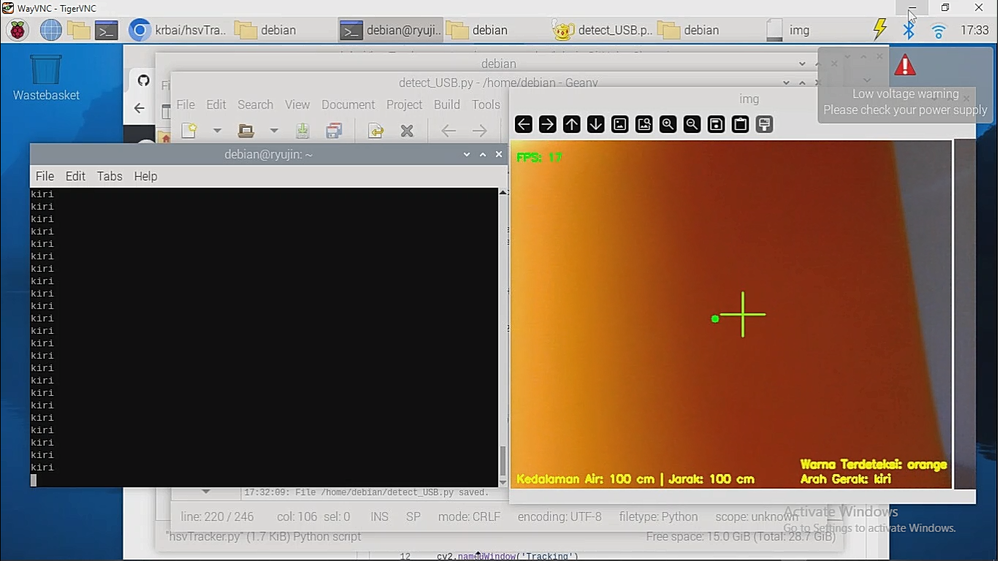
#> input picture orange_1.png, 1000 x 561 px, shrunk from 1369 x 768 before the run, given in place of the camera
$ python hsvTracker.py
#> lines starting #> are read from the running program, lines starting #| are printed output that depends on the picture; after the words box and inside, x2 and y2 are one past the last pixel; in counts of white or black regions, pixels touching at a corner belong together
import cv2
import numpy as np

# Fungsi untuk tidak melakukan apa-apa
def nothing(x):
    pass

# Inisialisasi video capture
cap = cv2.VideoCapture(1)

# Membuat window untuk menampilkan video
cv2.namedWindow('Tracking')

# Membuat trackbar untuk mengatur nilai H, S, dan V
cv2.createTrackbar('LH', 'Tracking', 0, 255, nothing)
#> slider 'LH' is set to 51
cv2.createTrackbar('LS', 'Tracking', 0, 255, nothing)
#> slider 'LS' is set to 51
cv2.createTrackbar('LV', 'Tracking', 0, 255, nothing)
#> slider 'LV' is set to 51
cv2.createTrackbar('UH', 'Tracking', 255, 255, nothing)
cv2.createTrackbar('US', 'Tracking', 255, 255, nothing)
cv2.createTrackbar('UV', 'Tracking', 255, 255, nothing)

while True:
    # Membaca frame demi frame
    ret, frame = cap.read()
#> frame is the input picture: shape (561, 1000, 3); mean B, G, R 98.6, 108.3, 125.3

    if not ret:
        break

    # Mengubah warna BGR ke HSV
    hsv = cv2.cvtColor(frame, cv2.COLOR_BGR2HSV)
#> hsv: shape (561, 1000, 3); mean H, S, V 68, 81.2, 134.9

    # Mendapatkan nilai trackbar
    l_h = cv2.getTrackbarPos('LH', 'Tracking')
    l_s = cv2.getTrackbarPos('LS', 'Tracking')
    l_v = cv2.getTrackbarPos('LV', 'Tracking')
    u_h = cv2.getTrackbarPos('UH', 'Tracking')
    u_s = cv2.getTrackbarPos('US', 'Tracking')
    u_v = cv2.getTrackbarPos('UV', 'Tracking')

    # Menentukan batas-batas warna HSV berdasarkan nilai trackbar
    lower = np.array([l_h, l_s, l_v])
    upper = np.array([u_h, u_s, u_v])

    # Membuat mask berdasarkan batas-batas warna HSV
    mask = cv2.inRange(hsv, lower, upper)
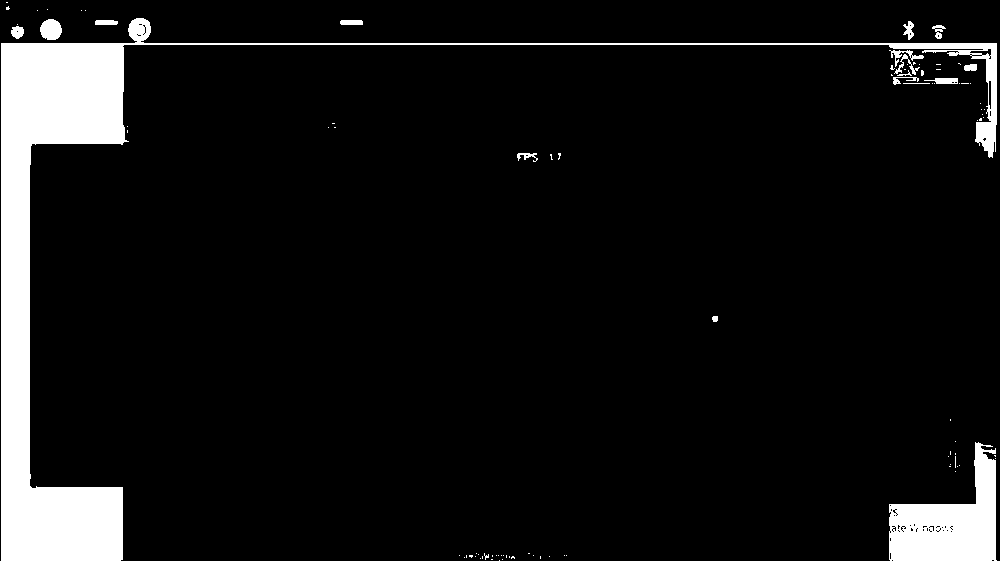
#> mask: shape (561, 1000); 7.9% white; 93 white regions (76 under 20 px), largest, box (x1, y1, x2, y2) and area: (1, 18, 997, 561) 35448, (889, 442, 997, 561) 7103, (40, 19, 62, 40) 365

    # Mengaplikasikan mask pada frame asli
    res = cv2.bitwise_and(frame, frame, mask=mask)
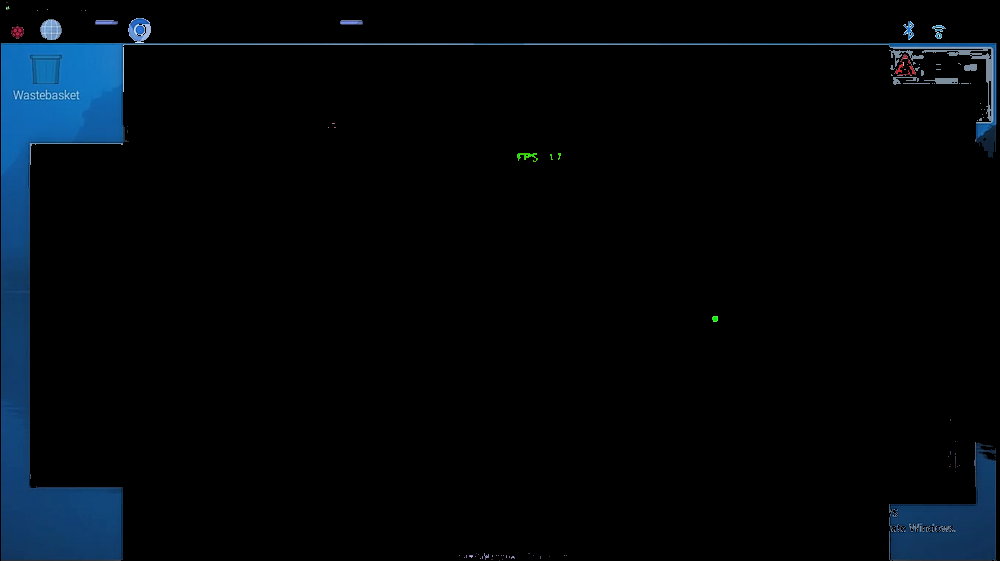
#> res: shape (561, 1000, 3); mean B, G, R 10.7, 6.6, 2.3

    # Menampilkan hasil pelacakan
    cv2.imshow('Tracking', res)

    # Menghentikan proses dengan menekan tombol 'q'
    if cv2.waitKey(1) & 0xFF == ord('q'):
#> (key q is pressed here)
        break

# Menutup video capture dan window OpenCV
cap.release()
cv2.destroyAllWindows()

$ run again, on red_1.png
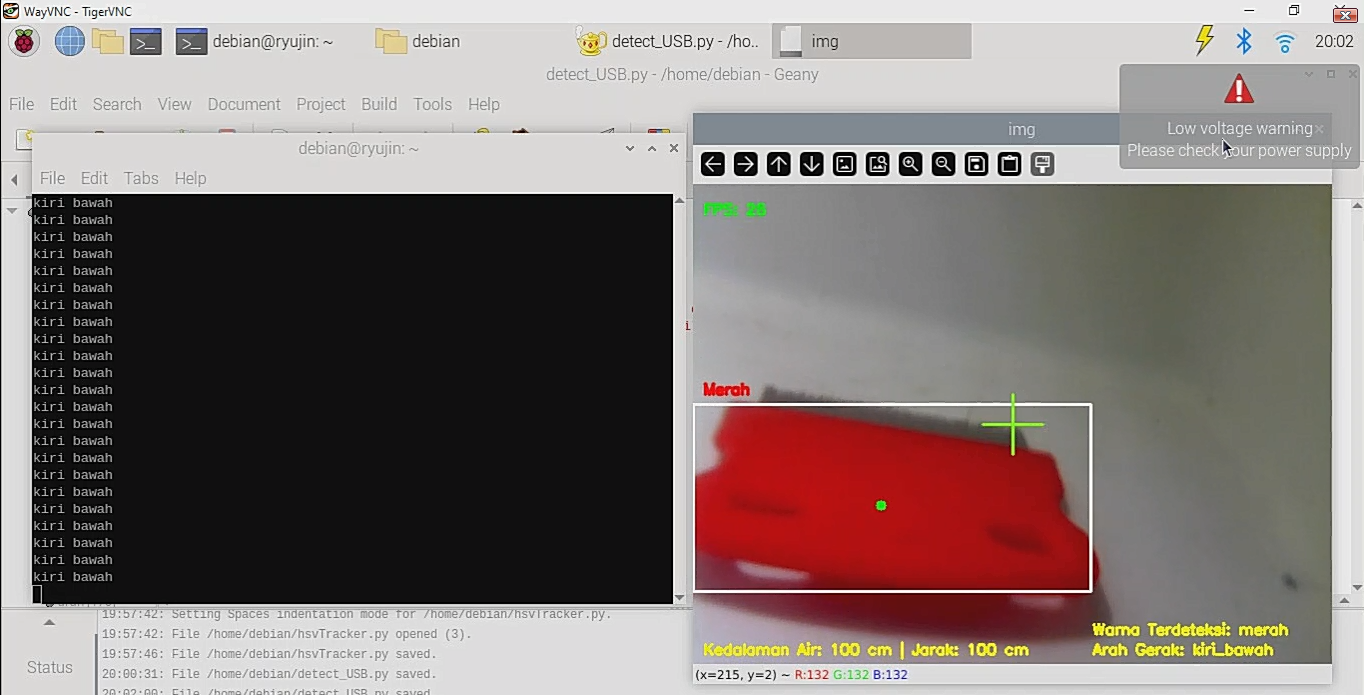
#> input picture red_1.png, 1366 x 695 px, given in place of the camera
#> frame is the input picture: shape (695, 1366, 3); mean B, G, R 116.5, 118.7, 129.6
#> hsv: shape (695, 1366, 3); mean H, S, V 70.2, 29.2, 130.4
#> `mask = cv2.inRange(hsv, lower, upper)`:
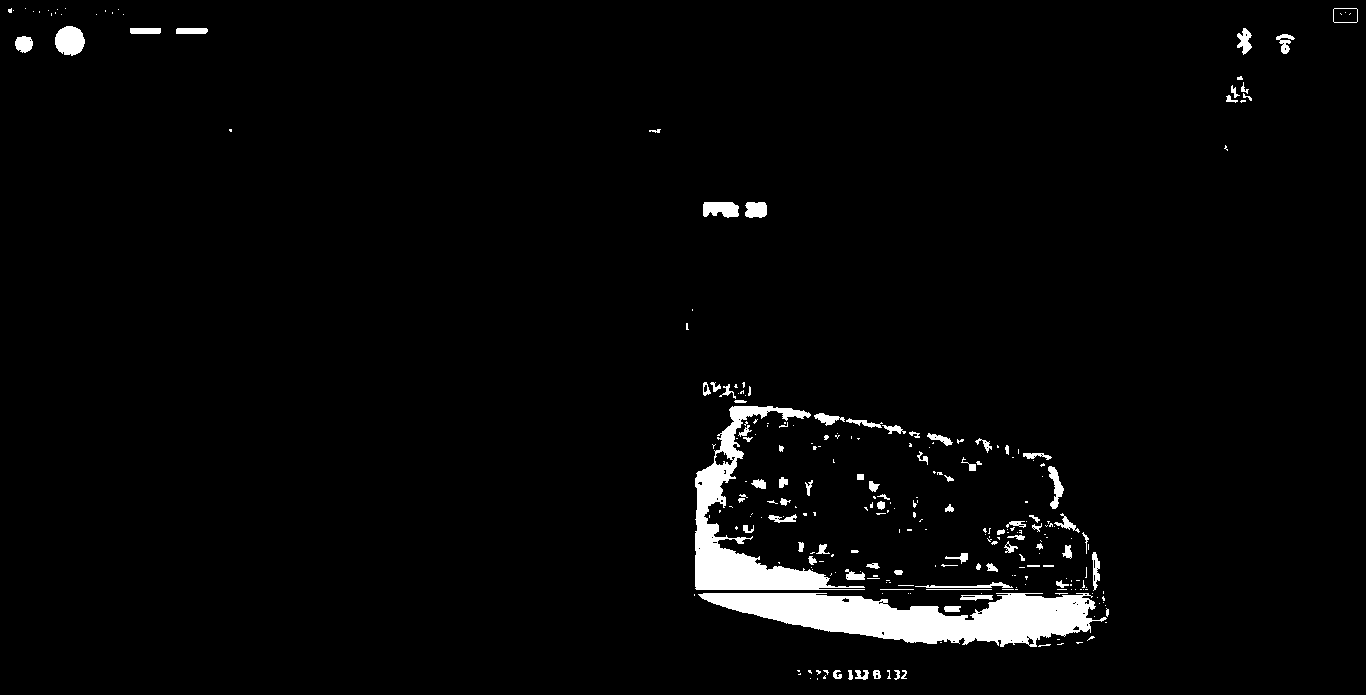
#> mask: shape (695, 1366); 3% white; 269 white regions (183 under 20 px), largest, box (x1, y1, x2, y2) and area: (698, 593, 1107, 647) 12672, (695, 406, 865, 590) 7345, (55, 26, 85, 56) 693
#> `res = cv2.bitwise_and(frame, frame, mask=mask)`:
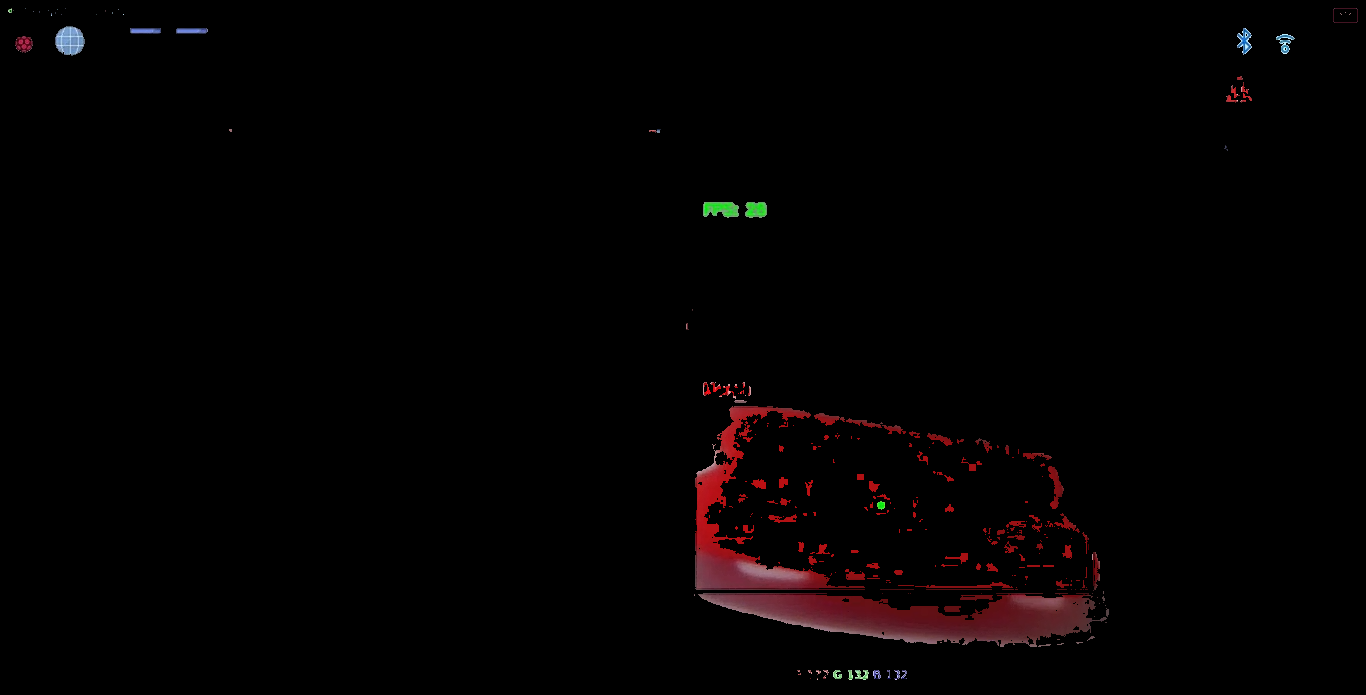
#> res: shape (695, 1366, 3); mean B, G, R 1.6, 1.5, 3.7

$ run again, on red_2.png
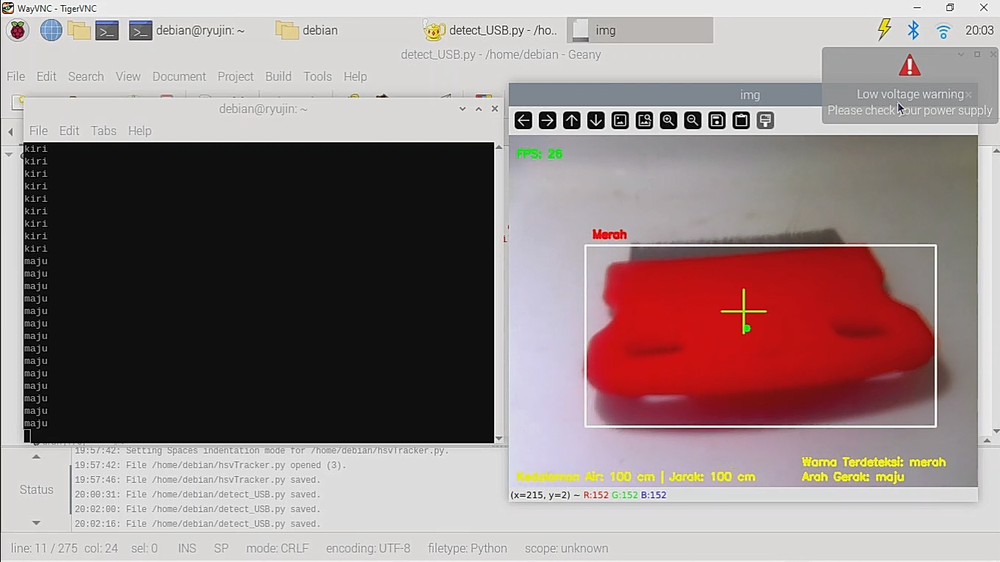
#> input picture red_2.png, 1000 x 562 px, shrunk from 1362 x 766 before the run, given in place of the camera
#> frame is the input picture: shape (562, 1000, 3); mean B, G, R 131.4, 131, 146.9
#> hsv: shape (562, 1000, 3); mean H, S, V 81.5, 32.1, 148.1
#> `mask = cv2.inRange(hsv, lower, upper)`:
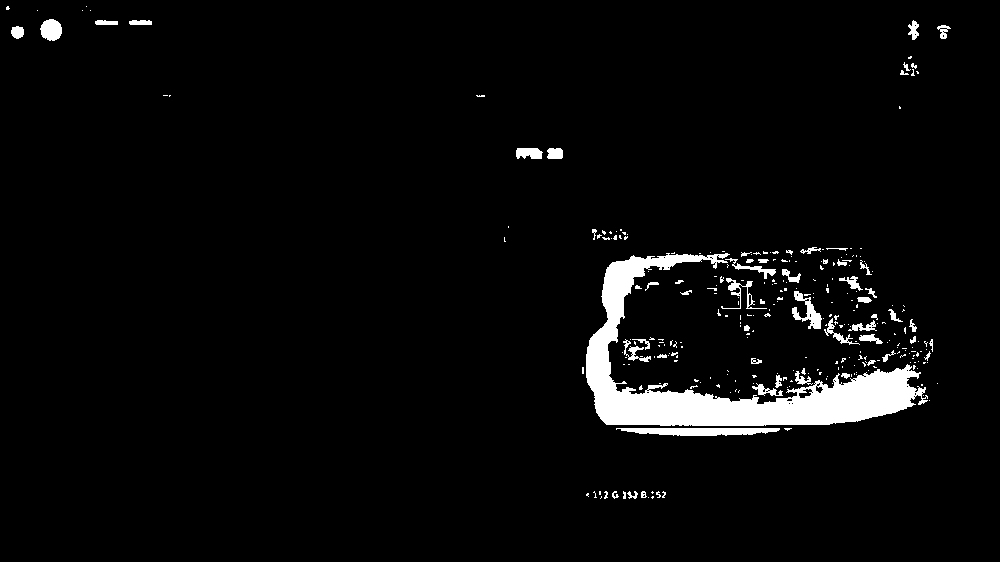
#> mask: shape (562, 1000); 3.9% white; 288 white regions (230 under 20 px), largest, box (x1, y1, x2, y2) and area: (586, 253, 928, 426) 15092, (616, 428, 780, 436) 1013, (792, 291, 822, 329) 456
#> `res = cv2.bitwise_and(frame, frame, mask=mask)`:
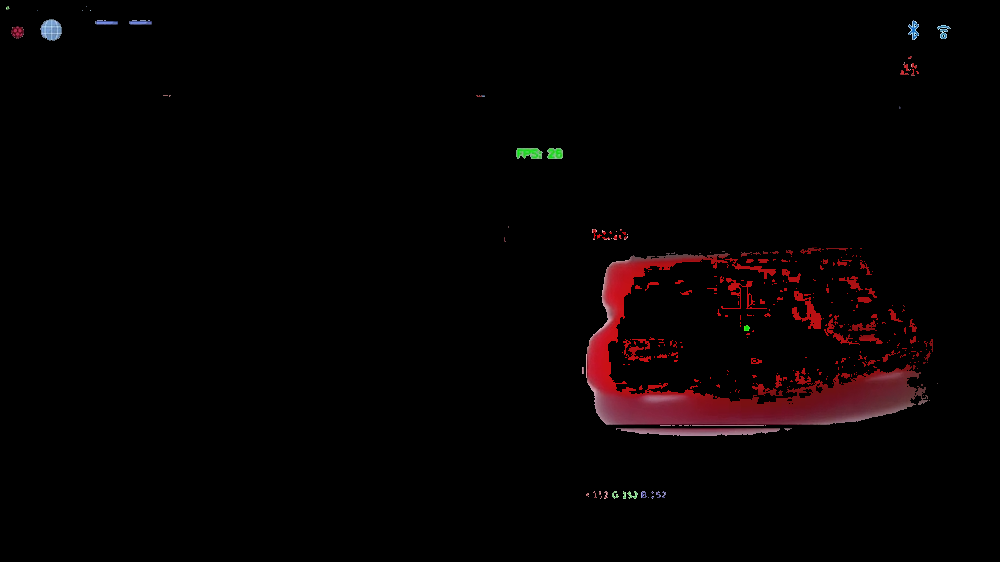
#> res: shape (562, 1000, 3); mean B, G, R 2.2, 1.8, 5.6
